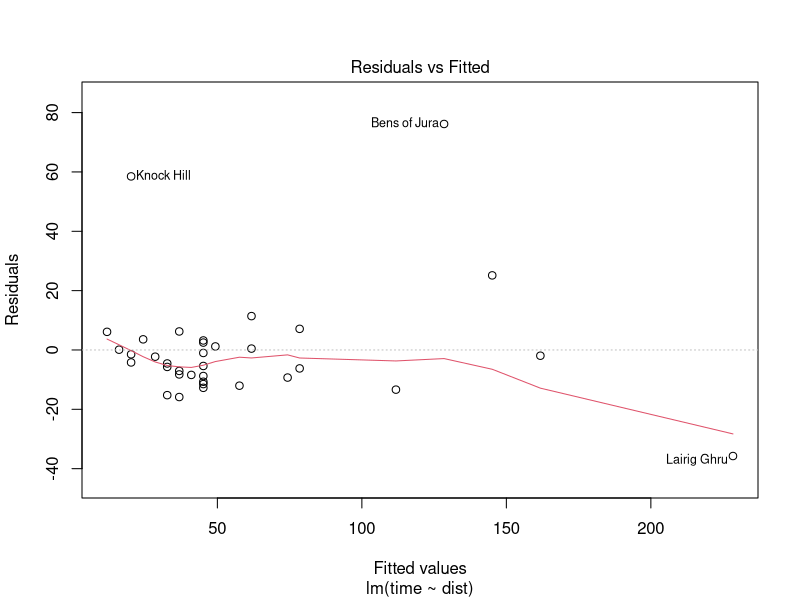
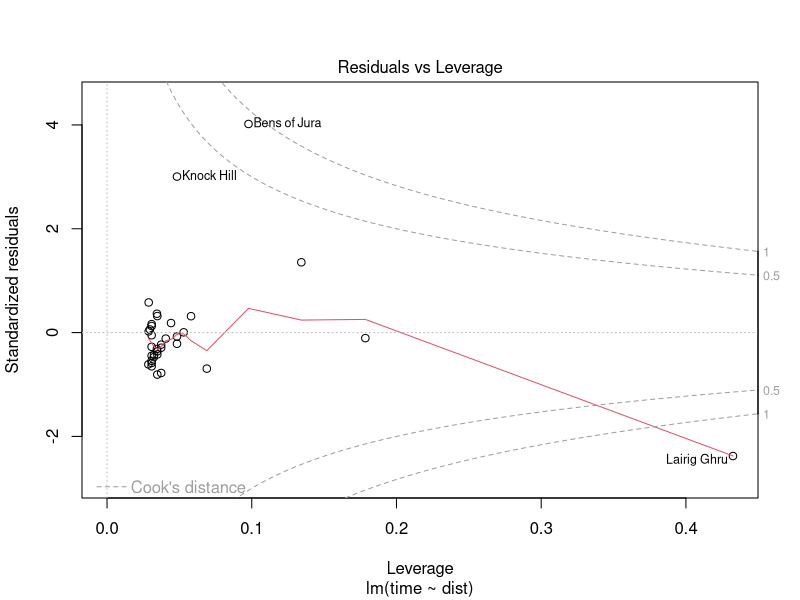
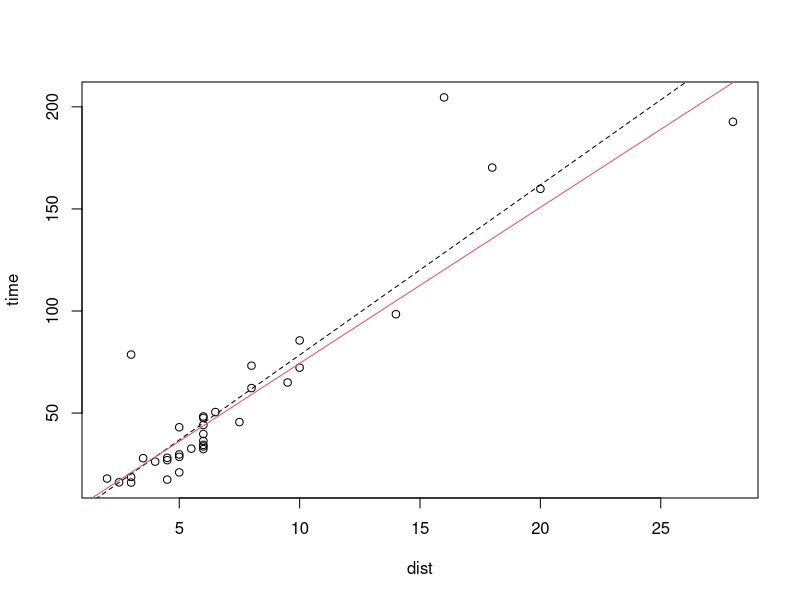
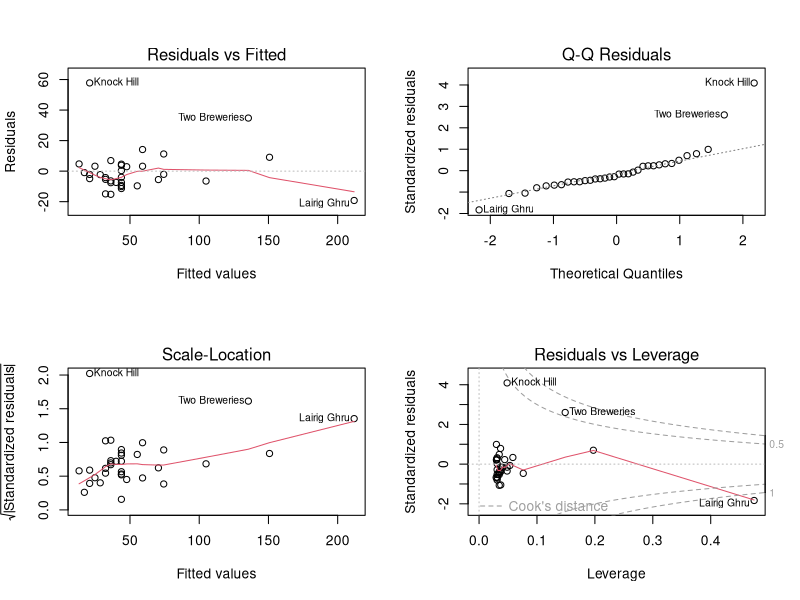
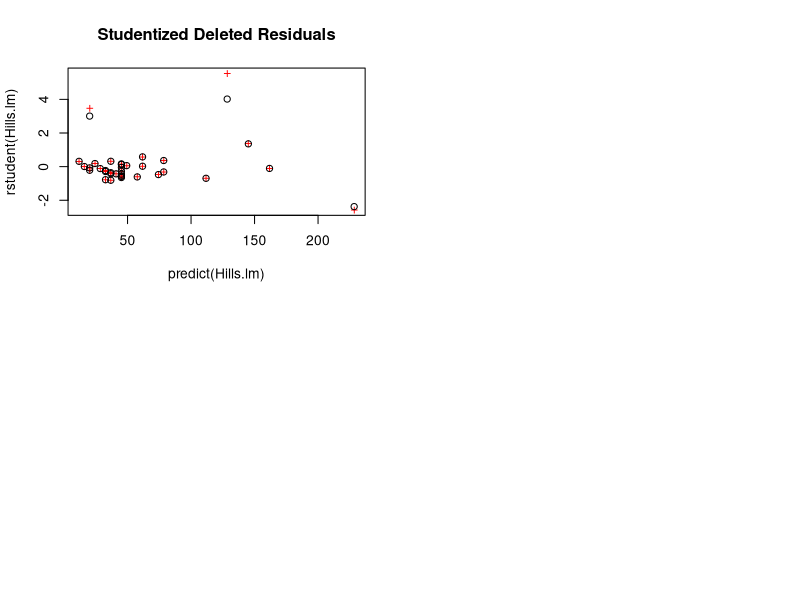

Here is the R script that generated these plots, in order:
## ---- chunk 1
data(hills, package="MASS")
Hills <- hills # We used Upper case before.
## ---- chunk 2
Hills.lm <- lm(time~dist, data=Hills) 
## ---- chunk 3
plot(Hills.lm, which=1)
## ---- chunk 4
plot(Hills.lm, which=5)
## ---- chunk 5
library(tidyverse) # for data manipulation
library(broom) # going to sweep up a bunch of useful stuff...
augment(Hills.lm)
Hills2 = Hills |> rownames_to_column() |> 
# so we can use them explicitly like a variable
filter(rowname != "Bens of Jura") |> 
# filter out the one we don't want
column_to_rownames() 
# go back to having rownames so that our graphs have labelled points

Hills2.lm <- lm(time~dist, data=Hills2) 
augment(Hills2.lm)
## ---- chunk 6
plot(time~dist, data=Hills) 
abline(Hills.lm, lty=2)
abline(Hills2.lm, col=2)
## ---- chunk 7
par(mfrow=c(2,2))
plot(Hills2.lm)
## ---- chunk 8
plot(  rstudent(Hills.lm) ~predict(Hills.lm), col="red",pch="+" , main="Studentized Deleted Residuals")
points(  rstandard(Hills.lm) ~predict(Hills.lm), col="black",pch=1 )
max(rstudent(Hills.lm))  
max(rstandard(Hills.lm))
## ---- chunk 9
max(cooks.distance(Hills.lm))
max(cooks.distance(Hills2.lm))
max(hatvalues(Hills.lm)) # leverages
max(hatvalues(Hills2.lm)) 
